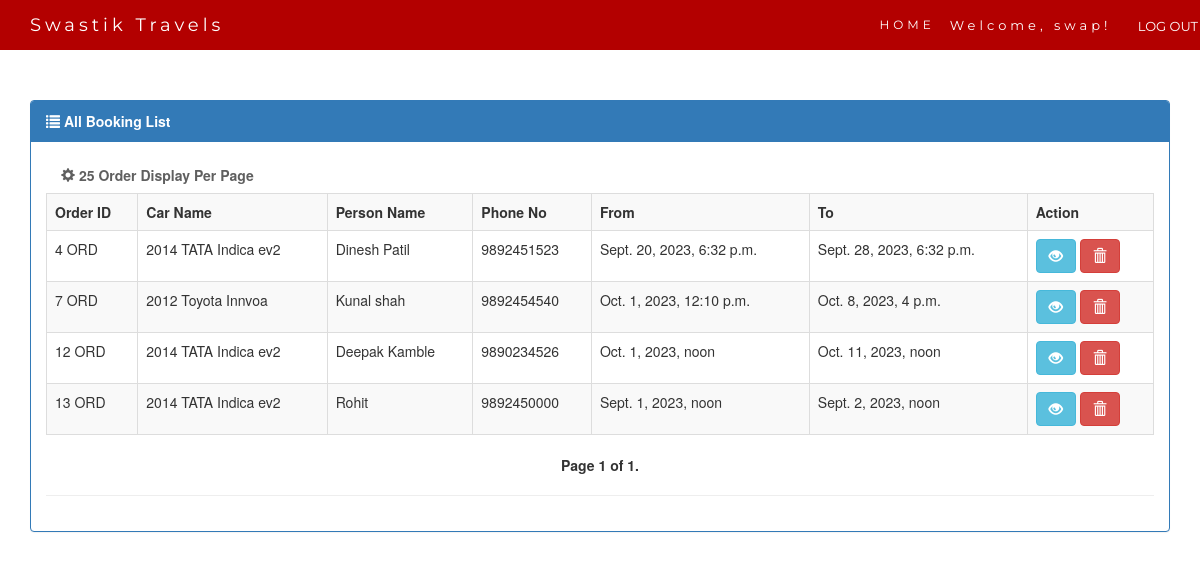
Page /booking-list/ (signed in) on the committed database.
### ST_App/models.py (models this page shows, shortened)
class User_booking(models.Model):
    car_name = models.ForeignKey(Car, on_delete=models.CASCADE)
    user_name = models.CharField(max_length=50)
    phone_no = models.CharField(max_length=10)
    address = models.TextField()
    date = models.DateTimeField()
    to = models.DateTimeField()

class Car(models.Model):
    car_name = models.CharField(max_length=50)
    company_name = models.CharField(max_length=50)
    year = models.IntegerField()
    number_of_seats = models.IntegerField()
    cost_per_day = models.CharField(max_length=10)
    cost_for_outstation = models.CharField(max_length=10, null=True)
    car_image = models.ImageField(upload_to='car_images/')  # Define the upload_to path as per your needs
    def __str__(self):
        return f"{self.year} {self.company_name} {self.car_name}"

### ST_App/views.py (the view)
# urls.py: path('booking-list/', views.order_list.as_view(), name='book_list'),
class order_list(LoginRequiredMixin, View):
    def get(self, request):
        order = User_booking.objects.all()
        query = request.GET.get('q')
        if query:
            order = order.filter(
                Q(movie_name__icontains=query)|
                Q(employee_name__icontains=query)
            )
        paginator = Paginator(order, 8)  # Show 15 contacts per page
        page = request.GET.get('page')
        try:
            order = paginator.page(page)
        except PageNotAnInteger:
            order = paginator.page(1)
        except EmptyPage:
            order = paginator.page(paginator.num_pages)
        context = {
            'order': order,
        }
        return render(request, 'booking_list.html', context)

### ST_App/templates/booking_list.html (shortened to what this page needs)
{% extends 'base.html' %}
{% block nav %}
<ul class="nav navbar-nav navbar-right">
  <li><a href="{% url 'home' %}">HOME</a></li>
  <li>{% if user.is_authenticated %}
      <p id="log" style="color: white;top:16px">Welcome, {{ user.username }}!</p></li>
      <li><form method="post" action="{% url 'logout' %}">
          &nbsp;&nbsp;<button id="log2" style="background:transparent;color:white;" type="submit">LOG OUT</button>
      </form></li><li>
  {% else %}
      <a id="log3" href="{% url 'login' %}" style="color: white;">LOGIN</a>
  {% endif %}</li>
</ul>
{% endblock %}
{% block body %}
<div class='container table-responsive' style="margin-top: 100px;">
<div class="panel panel-primary">
  <div class="panel-heading"><strong><span class="glyphicon glyphicon-list"></span> All Booking List</strong> </div>
    <div class="panel-body">
    <strong class="navbar-form navbar-left" style="color: #5f5f5f;"><span class="glyphicon glyphicon-cog"></span> 25 Order Display Per Page </strong>
  <table class="table table-bordered table-striped table-hover">
   <tr>
     <td><strong>Order ID</strong></td>
     <td><strong>Car Name</strong></td>
      <td><strong>Person Name</strong></td>
      <td><strong>Phone No</strong></td>
      <td><strong>From</strong></td>
      <td><strong>To</strong></td>
      <td><strong>Action</strong></td>
  </tr>
      {% for ob in order %}
    <tr>
    <td>{{ob.id}} ORD</td>
    <td>{{ob.car_name}}</td>
    <td>{{ob.user_name}}</td>
    <td>{{ob.phone_no}}</td>
    <td>{{ob.date}}</td>
    <td>{{ob.to}}</td>
    <td>
         <a href="{% url 'book_detail' ob.id %}"><button type="button" class="btn btn-info"><span class="glyphicon glyphicon-eye-open"></span></button></a>
         <a href="{% url 'booking_delete' ob.id %}"><button type="button" class="btn btn-danger"><span class="glyphicon glyphicon-trash"></span></button></a>
    </td>
</tr>
    {% endfor %}
  </table>
  <nav>
    <ul class="pager">
        <li class="previous">
           <strong> Page {{ order.number }} of {{ order.paginator.num_pages }}.</strong>
      </li>
    </ul>
  </nav>
    <hr>
    </div>
    </div>
    {% endblock %}

### rows in the picture
User_booking: id "4", car_name "2014 TATA Indica ev2", user_name "Dinesh Patil", phone_no "9892451523", date "Sept. 20, 2023, 6:32 p.m.", to "Sept. 28, 2023, 6:32 p.m."
User_booking: id "7", car_name "2012 Toyota Innvoa", user_name "Kunal shah", phone_no "9892454540", date "Oct. 1, 2023, 12:10 p.m.", to "Oct. 8, 2023, 4 p.m."
User_booking: id "12", car_name "2014 TATA Indica ev2", user_name "Deepak Kamble", phone_no "9890234526", date "Oct. 1, 2023, noon", to "Oct. 11, 2023, noon"
User_booking: id "13", car_name "2014 TATA Indica ev2", user_name "Rohit", phone_no "9892450000", date "Sept. 1, 2023, noon", to "Sept. 2, 2023, noon"

### other values in the picture
{{ user.username }} "swap"
{{ order.number }} "1"
{{ order.paginator.num_pages }} "1"
